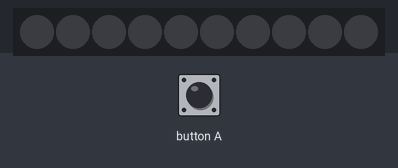
A program run on a simulated BBC micro:bit running MicroPython. Parts: 10 RGB LEDs in strip order, left to right. Inputs (shaded band) come from the test bench. Dim RGB values are drawn brighter than linear; random numbers come from a fixed seed.

Above: at 1.2 s.
1.3 s: button A pressed for 3.2 s
At 4.8 s:
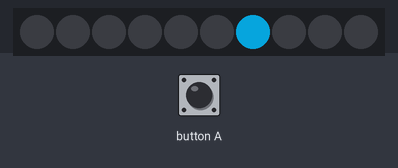
6.0 s: button A pressed for 1 s
At 7.9 s:
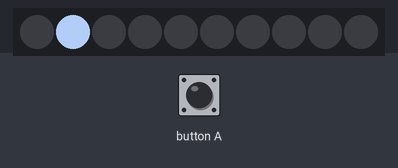
8.5 s: button A pressed for 0.15 s
At 9.8 s:
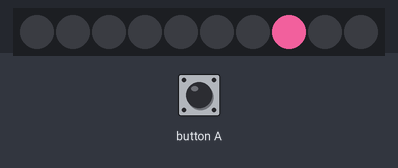
10.1 s: button A pressed for 0.15 s
At 10.19 s:
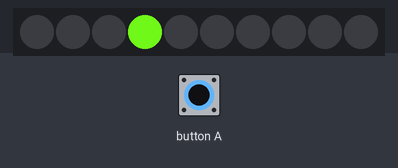
Timing chart, 0 to 12.7 s (numbered marks = the images above; inputs shaded):
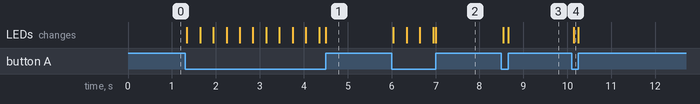

The program:

led_stick_button_press_switch.py
```python
# Imports go at the top
from microbit import *
import neopixel
import random

# Create an instance of NeoPixel on pin0 with 10 LEDs
np = neopixel.NeoPixel(pin0, 10)

# Turn off all the pixels
np.clear()

pixel = 0
going_back = False

# Code in a 'while True:' loop repeats forever
while True:
    if button_a.is_pressed():
        if pixel < 9 and going_back == False:
            np.clear()
            np[pixel] = (random.randint(0, 255), random.randint(0, 255), random.randint(0, 255))
            np.show()
            pixel += 1
        elif pixel == 9:
            np.clear()
            np[pixel] = (random.randint(0, 255), random.randint(0, 255), random.randint(0, 255))
            np.show()
            going_back = True
            pixel -= 1
        elif pixel < 9 and pixel >= 0 and going_back:
            np.clear()
            np[pixel] = (random.randint(0, 255), random.randint(0, 255), random.randint(0, 255))
            np.show()
            pixel -= 1
            if pixel == 0:
                going_back = False
```

Measured:
- after the input at 6.0 s, the LEDs: first change at once (image 2 shows a later state)
- after the input at 8.5 s, the LEDs: first change at once (image 3 shows a later state)
- after the input at 10.1 s, the LEDs: change at once (image 4)
